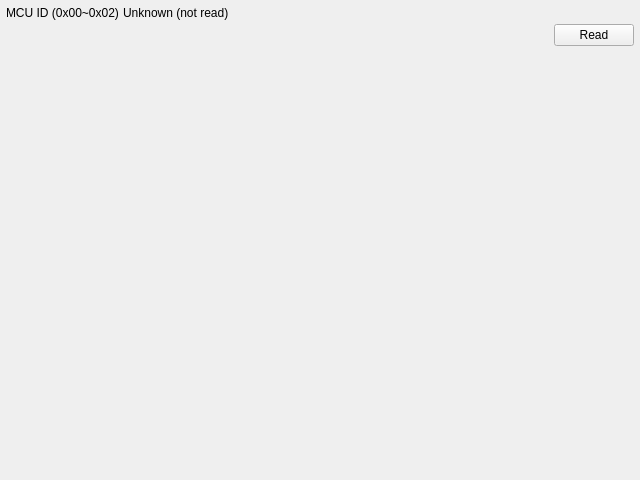
<?xml version="1.0" encoding="UTF-8"?>
<ui version="4.0">
 <class>McuIdPage</class>
 <widget class="QWidget" name="McuIdPage">
  <property name="geometry">
   <rect>
    <x>0</x>
    <y>0</y>
    <width>640</width>
    <height>480</height>
   </rect>
  </property>
  <layout class="QVBoxLayout" name="layoutMain">
   <property name="spacing">
    <number>4</number>
   </property>
   <property name="leftMargin">
    <number>6</number>
   </property>
   <property name="topMargin">
    <number>6</number>
   </property>
   <property name="rightMargin">
    <number>6</number>
   </property>
   <property name="bottomMargin">
    <number>6</number>
   </property>
   <item>
    <layout class="QFormLayout" name="formMain">
     <property name="verticalSpacing">
      <number>4</number>
     </property>
     <item row="1" column="0">
      <widget class="QLabel" name="lblMcuIdName">
       <property name="text">
        <string>MCU ID (0x00~0x02)</string>
       </property>
      </widget>
     </item>
     <item row="1" column="1">
      <widget class="QLabel" name="lblMcuIdValue">
       <property name="text">
        <string>Unknown (not read)</string>
       </property>
      </widget>
     </item>
     <item row="2" column="1">
      <layout class="QHBoxLayout" name="hlMcuBtns">
       <item>
        <spacer name="horizontalSpacer">
         <property name="orientation">
          <enum>Qt::Horizontal</enum>
         </property>
         <property name="sizeHint" stdset="0">
          <size>
           <width>40</width>
           <height>20</height>
          </size>
         </property>
        </spacer>
       </item>
       <item>
        <widget class="QPushButton" name="btnReadMcuId">
         <property name="maximumSize">
          <size>
           <width>84</width>
           <height>16777215</height>
          </size>
         </property>
         <property name="text">
          <string>Read</string>
         </property>
        </widget>
       </item>
      </layout>
     </item>
    </layout>
   </item>
   <item>
    <spacer name="verticalSpacer">
     <property name="orientation">
      <enum>Qt::Vertical</enum>
     </property>
     <property name="sizeHint" stdset="0">
      <size>
       <width>20</width>
       <height>100000000</height>
      </size>
     </property>
    </spacer>
   </item>
  </layout>
 </widget>
 <resources/>
 <connections/>
</ui>
